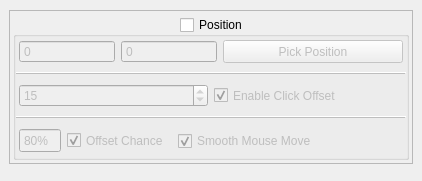
          <widget class="QWidget" name="scrollAreaWidgetContents_4">
           <property name="geometry">
            <rect>
             <x>0</x>
             <y>0</y>
             <width>422</width>
             <height>181</height>
            </rect>
           </property>
           <layout class="QVBoxLayout" name="verticalLayout_15">
            <property name="leftMargin">
             <number>9</number>
            </property>
            <property name="topMargin">
             <number>9</number>
            </property>
            <property name="rightMargin">
             <number>9</number>
            </property>
            <property name="bottomMargin">
             <number>9</number>
            </property>
            <item>
             <widget class="QFrame" name="frame_27">
              <property name="sizePolicy">
               <sizepolicy hsizetype="Preferred" vsizetype="Maximum">
                <horstretch>0</horstretch>
                <verstretch>0</verstretch>
               </sizepolicy>
              </property>
              <property name="frameShape">
               <enum>QFrame::Shape::StyledPanel</enum>
              </property>
              <property name="frameShadow">
               <enum>QFrame::Shadow::Raised</enum>
              </property>
              <layout class="QVBoxLayout" name="verticalLayout_18">
               <property name="leftMargin">
                <number>3</number>
               </property>
               <property name="topMargin">
                <number>6</number>
               </property>
               <property name="rightMargin">
                <number>3</number>
               </property>
               <property name="bottomMargin">
                <number>3</number>
               </property>
               <item>
                <widget class="QGroupBox" name="PositionGroupBox">
                 <property name="sizePolicy">
                  <sizepolicy hsizetype="Minimum" vsizetype="Maximum">
                   <horstretch>0</horstretch>
                   <verstretch>0</verstretch>
                  </sizepolicy>
                 </property>
                 <property name="toolTipDuration">
                  <number>-1</number>
                 </property>
                 <property name="locale">
                  <locale language="English" country="UnitedStates"/>
                 </property>
                 <property name="title">
                  <string>Position</string>
                 </property>
                 <property name="alignment">
                  <set>Qt::AlignmentFlag::AlignHCenter|Qt::AlignmentFlag::AlignTop</set>
                 </property>
                 <property name="flat">
                  <bool>true</bool>
                 </property>
                 <property name="checkable">
                  <bool>true</bool>
                 </property>
                 <property name="checked">
                  <bool>false</bool>
                 </property>
                 <layout class="QVBoxLayout" name="verticalLayout_2">
                  <property name="spacing">
                   <number>6</number>
                  </property>
                  <property name="leftMargin">
                   <number>0</number>
                  </property>
                  <property name="topMargin">
                   <number>0</number>
                  </property>
                  <property name="rightMargin">
                   <number>0</number>
                  </property>
                  <property name="bottomMargin">
                   <number>0</number>
                  </property>
                  <item>
                   <widget class="QFrame" name="frame_3">
                    <property name="frameShape">
                     <enum>QFrame::Shape::NoFrame</enum>
                    </property>
                    <property name="frameShadow">
                     <enum>QFrame::Shadow::Plain</enum>
                    </property>
                    <property name="lineWidth">
                     <number>1</number>
                    </property>
                    <layout class="QHBoxLayout" name="horizontalLayout_6">
                     <property name="leftMargin">
                      <number>3</number>
                     </property>
                     <property name="topMargin">
                      <number>3</number>
                     </property>
                     <property name="rightMargin">
                      <number>3</number>
                     </property>
                     <property name="bottomMargin">
                      <number>3</number>
                     </property>
                     <item>
                      <widget class="QSpinBox" name="PosXInput">
                       <property name="maximumSize">
                        <size>
                         <width>96</width>
                         <height>25</height>
                        </size>
                       </property>
                       <property name="toolTip">
                        <string>X position on screen</string>
                       </property>
                       <property name="toolTipDuration">
                        <number>-1</number>
                       </property>
                       <property name="locale">
                        <locale language="English" country="UnitedStates"/>
                       </property>
                       <property name="frame">
                        <bool>true</bool>
                       </property>
                       <property name="readOnly">
                        <bool>false</bool>
                       </property>
                       <property name="buttonSymbols">
                        <enum>QAbstractSpinBox::ButtonSymbols::NoButtons</enum>
                       </property>
                       <property name="maximum">
                        <number>999999</number>
                       </property>
                       <property name="value">
                        <number>0</number>
                       </property>
                      </widget>
                     </item>
                     <item>
                      <widget class="QSpinBox" name="PosYInput">
                       <property name="maximumSize">
                        <size>
                         <width>96</width>
                         <height>25</height>
                        </size>
                       </property>
                       <property name="toolTip">
                        <string>Y position on screen</string>
                       </property>
                       <property name="toolTipDuration">
                        <number>-1</number>
                       </property>
                       <property name="locale">
                        <locale language="English" country="UnitedStates"/>
                       </property>
                       <property name="frame">
                        <bool>true</bool>
                       </property>
                       <property name="readOnly">
                        <bool>false</bool>
                       </property>
                       <property name="buttonSymbols">
                        <enum>QAbstractSpinBox::ButtonSymbols::NoButtons</enum>
                       </property>
                       <property name="maximum">
                        <number>999999</number>
                       </property>
                       <property name="value">
                        <number>0</number>
                       </property>
                      </widget>
                     </item>
                     <item>
                      <widget class="QPushButton" name="PickPositionButton">
                       <property name="minimumSize">
                        <size>
                         <width>175</width>
                         <height>20</height>
                        </size>
                       </property>
                       <property name="maximumSize">
                        <size>
                         <width>16777215</width>
                         <height>25</height>
                        </size>
                       </property>
                       <property name="toolTip">
                        <string>pick where the autoclicker should click (the mouse can not be moved while the autoclicker is active)</string>
                       </property>
                       <property name="toolTipDuration">
                        <number>-1</number>
                       </property>
                       <property name="locale">
                        <locale language="English" country="UnitedStates"/>
                       </property>
                       <property name="text">
                        <string>Pick Position</string>
                       </property>
                      </widget>
                     </item>
                    </layout>
                   </widget>
                  </item>
                  <item>
                   <widget class="Line" name="line_2">
                    <property name="frameShadow">
                     <enum>QFrame::Shadow::Raised</enum>
                    </property>
                    <property name="lineWidth">
                     <number>1</number>
                    </property>
                    <property name="orientation">
                     <enum>Qt::Orientation::Horizontal</enum>
                    </property>
                   </widget>
                  </item>
                  <item>
                   <widget class="QFrame" name="frame_4">
                    <property name="frameShape">
                     <enum>QFrame::Shape::NoFrame</enum>
                    </property>
                    <property name="frameShadow">
                     <enum>QFrame::Shadow::Plain</enum>
                    </property>
                    <layout class="QHBoxLayout" name="horizontalLayout_11">
                     <property name="leftMargin">
                      <number>3</number>
                     </property>
                     <property name="topMargin">
                      <number>3</number>
                     </property>
                     <property name="rightMargin">
                      <number>3</number>
                     </property>
                     <property name="bottomMargin">
                      <number>3</number>
                     </property>
                     <item>
                      <widget class="QSpinBox" name="OffsetInput">
                       <property name="maximumSize">
                        <size>
                         <width>200</width>
                         <height>25</height>
                        </size>
                       </property>
                       <property name="toolTip">
                        <string>&lt;html&gt;&lt;head/&gt;&lt;body&gt;&lt;p&gt;Click offset will move the mouse between each click. This feature is designed to make the clicker seem more &amp;quot;human&amp;quot;. &lt;/p&gt;&lt;p&gt;&lt;span style=&quot; font-weight:700;&quot;&gt;A value between 3 and 10 is recommended&lt;/span&gt;&lt;/p&gt;&lt;p&gt;Please note that I have no clue if this actually does anything against the detection of this autoclicker :)&lt;/p&gt;&lt;/body&gt;&lt;/html&gt;</string>
                       </property>
                       <property name="toolTipDuration">
                        <number>-1</number>
                       </property>
                       <property name="locale">
                        <locale language="English" country="UnitedStates"/>
                       </property>
                       <property name="maximum">
                        <number>1000</number>
                       </property>
                       <property name="value">
                        <number>15</number>
                       </property>
                      </widget>
                     </item>
                     <item>
                      <widget class="QCheckBox" name="OffsetCheckBox">
                       <property name="maximumSize">
                        <size>
                         <width>16777215</width>
                         <height>25</height>
                        </size>
                       </property>
                       <property name="toolTipDuration">
                        <number>-1</number>
                       </property>
                       <property name="locale">
                        <locale language="English" country="UnitedStates"/>
                       </property>
                       <property name="text">
                        <string>Enable Click Offset</string>
                       </property>
                       <property name="checked">
                        <bool>true</bool>
                       </property>
                      </widget>
                     </item>
                    </layout>
                   </widget>
                  </item>
                  <item>
                   <widget class="Line" name="line_3">
                    <property name="frameShadow">
                     <enum>QFrame::Shadow::Raised</enum>
                    </property>
                    <property name="lineWidth">
                     <number>1</number>
                    </property>
                    <property name="orientation">
                     <enum>Qt::Orientation::Horizontal</enum>
                    </property>
                   </widget>
                  </item>
                  <item>
                   <widget class="QFrame" name="frame_14">
                    <property name="frameShape">
                     <enum>QFrame::Shape::NoFrame</enum>
                    </property>
                    <property name="frameShadow">
                     <enum>QFrame::Shadow::Plain</enum>
                    </property>
                    <layout class="QHBoxLayout" name="horizontalLayout_21">
                     <property name="leftMargin">
                      <number>3</number>
                     </property>
                     <property name="topMargin">
                      <number>3</number>
                     </property>
                     <property name="rightMargin">
                      <number>3</number>
                     </property>
                     <property name="bottomMargin">
                      <number>3</number>
                     </property>
                     <item>
                      <widget class="QSpinBox" name="OffsetChanceInput">
                       <property name="maximumSize">
                        <size>
                         <width>50</width>
                         <height>25</height>
                        </size>
                       </property>
                       <property name="toolTip">
                        <string>&lt;html&gt;&lt;head/&gt;&lt;body&gt;&lt;p&gt;Speed Variation changes how fast the autoclicker clicks every click, averaging to the number of clicks set.&lt;/p&gt;&lt;p&gt;(50% at 10 clicks per second will fluctuate between 5 and 15 clicks per second, averaging to 10cps.)&lt;/p&gt;&lt;p&gt;&lt;span style=&quot; font-weight:700;&quot;&gt;A value between 10 and 90 is recommended&lt;/span&gt;&lt;/p&gt;&lt;/body&gt;&lt;/html&gt;</string>
                       </property>
                       <property name="toolTipDuration">
                        <number>-1</number>
                       </property>
                       <property name="locale">
                        <locale language="English" country="UnitedStates"/>
                       </property>
                       <property name="frame">
                        <bool>true</bool>
                       </property>
                       <property name="readOnly">
                        <bool>false</bool>
                       </property>
                       <property name="buttonSymbols">
                        <enum>QAbstractSpinBox::ButtonSymbols::NoButtons</enum>
                       </property>
                       <property name="suffix">
                        <string>%</string>
                       </property>
                       <property name="maximum">
                        <number>100</number>
                       </property>
                       <property name="singleStep">
                        <number>5</number>
                       </property>
                       <property name="value">
                        <number>80</number>
                       </property>
                      </widget>
                     </item>
                     <item>
                      <widget class="QCheckBox" name="OffsetChanceCheckBox">
                       <property name="maximumSize">
                        <size>
                         <width>16777215</width>
                         <height>25</height>
                        </size>
                       </property>
                       <property name="toolTipDuration">
                        <number>-1</number>
                       </property>
                       <property name="locale">
                        <locale language="English" country="UnitedStates"/>
                       </property>
                       <property name="text">
                        <string>Offset Chance</string>
                       </property>
                       <property name="checked">
                        <bool>true</bool>
                       </property>
                      </widget>
                     </item>
                     <item>
                      <widget class="QFrame" name="frame_13">
                       <property name="frameShape">
                        <enum>QFrame::Shape::NoFrame</enum>
                       </property>
                       <property name="frameShadow">
                        <enum>QFrame::Shadow::Plain</enum>
                       </property>
                       <layout class="QHBoxLayout" name="horizontalLayout_20">
                        <property name="leftMargin">
                         <number>3</number>
                        </property>
                        <property name="topMargin">
                         <number>3</number>
                        </property>
                        <property name="rightMargin">
                         <number>3</number>
                        </property>
                        <property name="bottomMargin">
                         <number>3</number>
                        </property>
                        <item>
                         <widget class="QCheckBox" name="SmoothingCheckBox">
                          <property name="maximumSize">
                           <size>
                            <width>16777215</width>
                            <height>25</height>
                           </size>
                          </property>
                          <property name="toolTip">
                           <string>&lt;html&gt;&lt;head/&gt;&lt;body&gt;&lt;p&gt;only works up to 50 clicks per second. moves mouse smoothly instead of teleporting cursor.&lt;/p&gt;&lt;/body&gt;&lt;/html&gt;</string>
                          </property>
                          <property name="toolTipDuration">
                           <number>-1</number>
                          </property>
                          <property name="locale">
                           <locale language="English" country="UnitedStates"/>
                          </property>
                          <property name="text">
                           <string>Smooth Mouse Move</string>
                          </property>
                          <property name="checked">
                           <bool>true</bool>
                          </property>
                         </widget>
                        </item>
                        <item>
                         <spacer name="horizontalSpacer_3">
                          <property name="orientation">
                           <enum>Qt::Orientation::Horizontal</enum>
                          </property>
                          <property name="sizeType">
                           <enum>QSizePolicy::Policy::Expanding</enum>
                          </property>
                          <property name="sizeHint" stdset="0">
                           <size>
                            <width>40</width>
                            <height>20</height>
                           </size>
                          </property>
                         </spacer>
                        </item>
                       </layout>
                      </widget>
                     </item>
                    </layout>
                   </widget>
                  </item>
                 </layout>
                </widget>
               </item>
              </layout>
             </widget>
            </item>
            <item>
             <widget class="QFrame" name="frame_29">
              <property name="sizePolicy">
               <sizepolicy hsizetype="Minimum" vsizetype="Maximum">
                <horstretch>0</horstretch>
                <verstretch>0</verstretch>
               </sizepolicy>
              </property>
              <property name="frameShape">
               <enum>QFrame::Shape::NoFrame</enum>
              </property>
              <property name="frameShadow">
               <enum>QFrame::Shadow::Raised</enum>
              </property>
              <layout class="QVBoxLayout" name="verticalLayout_19">
               <property name="spacing">
                <number>0</number>
               </property>
               <property name="sizeConstraint">
                <enum>QLayout::SizeConstraint::SetMaximumSize</enum>
               </property>
               <property name="leftMargin">
                <number>0</number>
               </property>
               <property name="topMargin">
                <number>0</number>
               </property>
               <property name="rightMargin">
                <number>0</number>
               </property>
               <property name="bottomMargin">
                <number>0</number>
               </property>
              </layout>
             </widget>
            </item>
           </layout>
          </widget>
